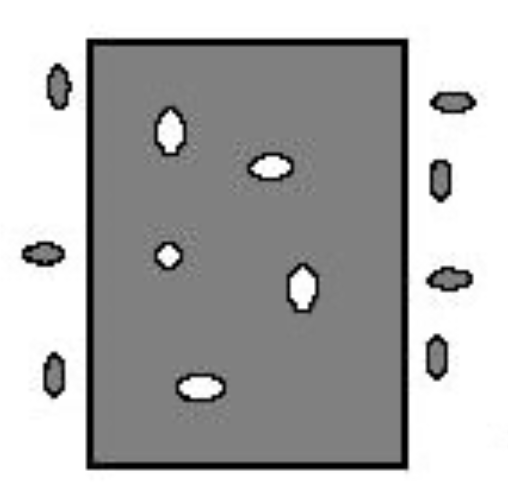
//> input picture course_design/opencv/Win/opencv_exp_5/noise.png, 508 x 502 px
$ ./main   (built with g++ and OpenCV 4)
//> lines starting //> are read from the running program, lines starting //| are printed output that depends on the picture; after the words box and inside, x2 and y2 are one past the last pixel; in counts of white or black regions, pixels touching at a corner belong together; pictures that were not available may be replaced by others from this repository, and a replacement may not be noted
#include<iostream>
#include<opencv2/opencv.hpp>

cv::Mat Erode(cv::Mat& image, cv::Mat S, int sel) {
	cv::Mat ret = image.clone();
	//转为二值图像
	for (int r = 0; r < image.rows; r++) for (int c = 0; c < image.cols; c++) {
		if (image.at<uchar>(r, c) <= 159) image.at<uchar>(r, c) = 0;
		else image.at<uchar>(r, c) = 255;
	}
	int S_H = S.rows / 2, S_W = S.cols / 2;
	//侵蚀操作，若源图像中以该坐标为中心的结构元素像素值全部相符，则返回true，否则返回false
	auto erode = [&](int r, int c) -> bool {
		for (int y = 0; y < S.rows; y++) {
			for (int x = 0; x < S.cols; x++) {
				if (S.at<uchar>(y, x) == sel) continue;
				if (image.at<uchar>(r + y, c + x) != S.at<uchar>(y, x))
					return false;
			}
		}
		return true;
		};
	for (int r = S_H; r < image.rows - S_H; r++) {
		for (int c = S_W; c < image.cols - S_W; c++) {
			int tar = erode(r - S_H, c - S_W);
			if (tar) {
				ret.at<uchar>(r, c) = 255 - sel;
			}
			else ret.at<uchar>(r, c) = sel;
		}
	}
	return ret;
}

cv::Mat Dilate(cv::Mat& image, cv::Mat& S_t, int sel) {
	cv::Mat ret = image.clone();
	cv::Mat S = S_t.clone();
	//图像反射
	int width = S.cols;
	int height = S.rows;
	for (int y = 0; y < height; y++) {
		for (int x = 0; x < width / 2; x++) {
			uchar pixel1 = S_t.at<uchar>(y, x);
			uchar pixel2 = S_t.at<uchar>(y, width - x - 1);
			S.at<uchar>(y, x) = pixel2;
			S.at<uchar>(y, width - x - 1) = pixel1;
		}
	}
	//转为二值图像
	for (int r = 0; r < image.rows; r++) for (int c = 0; c < image.cols; c++) {
		if (image.at<uchar>(r, c) <= 159) image.at<uchar>(r, c) = 0;
		else image.at<uchar>(r, c) = 255;
	}

	int S_H = S.rows / 2, S_W = S.cols / 2;
	//侵蚀操作，若源图像中以该坐标为中心的结构元素像素值全部相符，则返回true，否则返回false
	auto erode = [&](int r, int c) -> bool {
		for (int y = 0; y < S.rows; y++) {
			for (int x = 0; x < S.cols; x++) {
				if (S.at<uchar>(y, x) == sel) continue;
				if (image.at<uchar>(r + y, c + x) == S.at<uchar>(y, x))
					return true;
			}
		}
		return false;
		};
	for (int r = S_H; r < image.rows - S_H; r++) {
		for (int c = S_W; c < image.cols - S_W; c++) {
			int tar = erode(r - S_H, c - S_W);
			if (tar) {
				ret.at<uchar>(r, c) = 255 - sel;
			}
			else ret.at<uchar>(r, c) = sel;
		}
	}
	return ret;
}

cv::Mat Open(cv::Mat& image, cv::Mat& S, int sel) {
	//对于原图像先进行腐蚀运算再进行膨胀运算
	cv::Mat ret = image.clone();
	ret = Erode(ret, S, sel);
	ret = Dilate(ret, S, sel);
	return ret;
}

cv::Mat Close(cv::Mat& image, cv::Mat& S, int sel) {
	//对于原图像先进行膨胀运算再进行腐蚀运算
	cv::Mat ret = image.clone();
	ret = Dilate(ret, S, sel);
	ret = Erode(ret, S, sel);
	return ret;
}

cv::Mat Skeletonization(cv::Mat& image, cv::Mat S, int sel) {
	cv::Mat ret = image.clone();
	cv::Mat now = image.clone();
	//初始化返回矩阵
	for (int r = 0; r < ret.rows; r++) {
		for (int c = 0; c < ret.cols; c++) {
			ret.at<uchar>(r, c) = 0;
		}
	}

	int lst = -1;
	for (int i = 0; i < 1000; i++) {
		//对图像进行腐蚀操作
		cv::Mat image_erode = Erode(now, S, sel);
		//查询当前图像像素点灰度不为0的点数量
		int cnt = cv::countNonZero(image_erode);
		//数量不发生变化时，则侵蚀操作不会对原图像做出改变，程序结束
		if (cnt == lst) break;
		lst = cnt;
		cv::Mat image_open = Dilate(image_erode, S, sel);
		//返回图像加上上一个操作图像减去开运算后的图像
		ret += (now - image_open);
		//更新操作图像
		now = image_erode;
	}
	return ret;
}

cv::Mat get_image_edge(cv::Mat& image, cv::Mat S, int sel) {
	//对图像进行侵蚀操作
	cv::Mat image_erode = Erode(image, S, 0);
	//原图像减去侵蚀操作
	cv::Mat image_edge = image - image_erode;
	return image_edge;
}


int main() {
	// [51 lines of commented-out code are left out]

	cv::Mat noise = cv::imread("./noise.png", 0);
//> noise is the input picture: 502 rows x 508 cols, CV_8UC1; min 0, max 255, mean 176.3
	cv::Mat fixed = cv::imread("./fixed.png", 0);
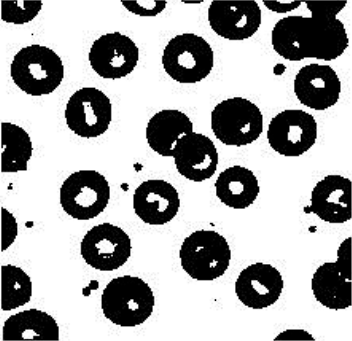
//> input picture course_design/opencv/Win/opencv_exp_5/cells.png, 352 x 341 px, given in place of fixed.png, which was not available
//> fixed is the input picture: 341 rows x 352 cols, CV_8UC1; min 0, max 255, mean 166.4

	//对图像先进行开运算
	cv::Mat final = Open(noise, fixed, 255);
//> after the loop in Erode, `for (int r = 0; r < image.rows; r++) for (int c = 0; c < image.cols; c..`:
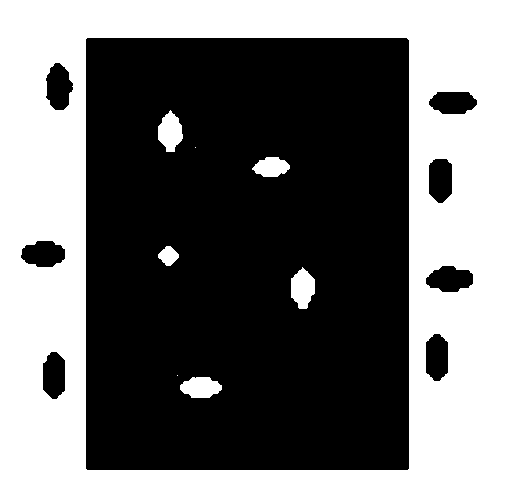
//> image: 502 rows x 508 cols, CV_8UC1; 44% white; 8 white regions (2 under 20 px), largest, box (x1, y1, x2, y2) and area: (0, 0, 508, 502) 109288, (291, 267, 315, 309) 720, (158, 110, 183, 152) 709, (180, 377, 222, 398) 667, (252, 157, 290, 177) 547, (158, 246, 179, 266) 272
//> after the loop in Erode, `for (int r = S_H; r < image.rows - S_H; r++)`:
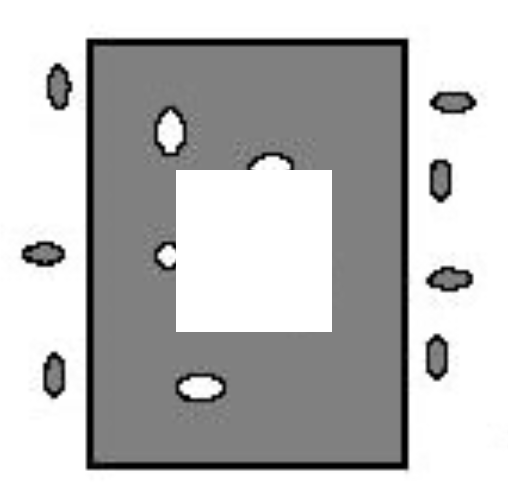
//> ret: 502 rows x 508 cols, CV_8UC1; 9.89% of pixels changed, all inside (x1, y1, x2, y2) = (176, 170, 332, 332)
//> after the loop in Dilate, `for (int y = 0; y < height; y++)`:
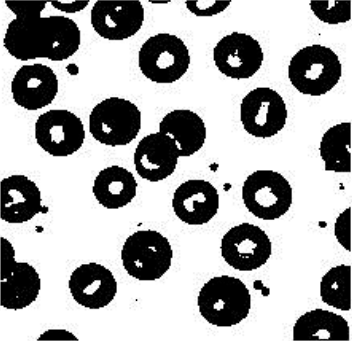
//> S: 341 rows x 352 cols, CV_8UC1; min 0, max 255, mean 166.4
//> after the loop in Dilate, `for (int r = 0; r < image.rows; r++) for (int c = 0; c < image.cols; c..`:
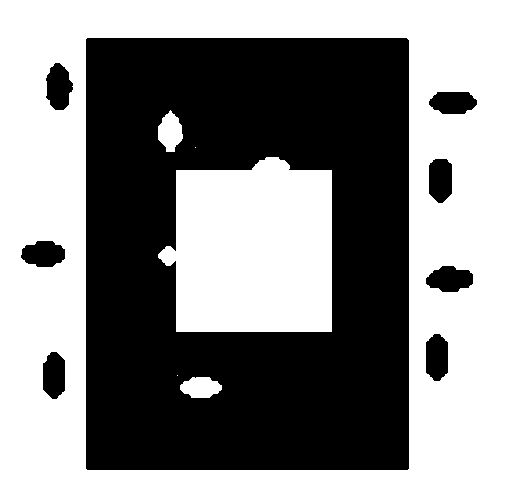
//> image: 502 rows x 508 cols, CV_8UC1; 53.6% white; 8 black regions, largest, box (x1, y1, x2, y2) and area: (86, 38, 409, 470) 112254, (46, 63, 73, 110) 924, (426, 266, 473, 292) 906
//> after the loop in Dilate, `for (int r = S_H; r < image.rows - S_H; r++)`:
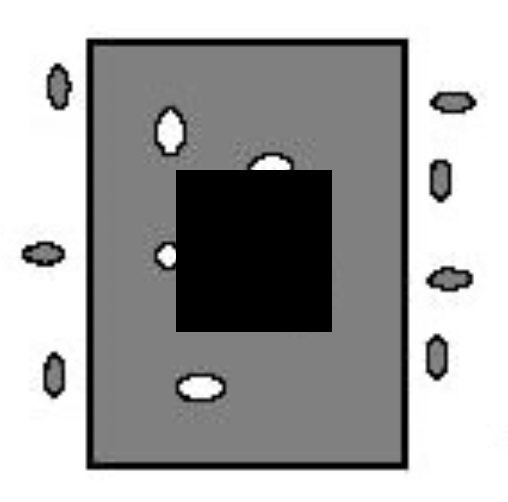
//> ret: 502 rows x 508 cols, CV_8UC1; 9.91% of pixels changed, all inside (x1, y1, x2, y2) = (176, 170, 332, 332)
	//再对图像进行闭运算
	final = Close(final, fixed, 255);
//> call 2 of Dilate, with sel = 255
//> after the loop in Dilate (call 2), `for (int r = 0; r < image.rows; r++) for (int c = 0; c < image.cols; c..`:
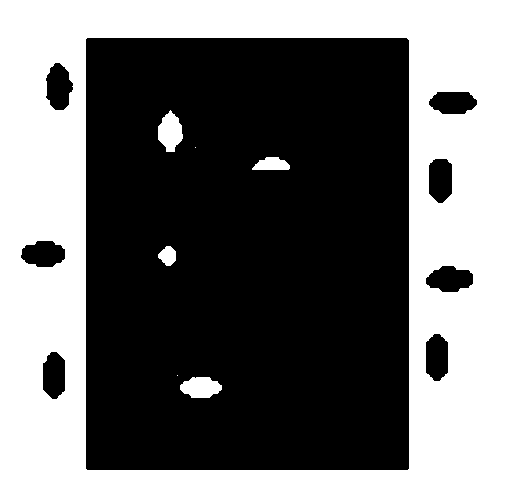
//> image: 502 rows x 508 cols, CV_8UC1; 43.6% white; 7 white regions (2 under 20 px), largest, box (x1, y1, x2, y2) and area: (0, 0, 508, 502) 109288, (158, 110, 183, 152) 709, (180, 377, 222, 398) 667, (252, 157, 290, 170) 372, (158, 246, 176, 266) 254

	cv::namedWindow("noise", cv::WINDOW_NORMAL);
	cv::imshow("noise", noise);
	cv::namedWindow("final", cv::WINDOW_NORMAL);
	cv::imshow("final", final);


	cv::waitKey(0);
	return 0;
}
